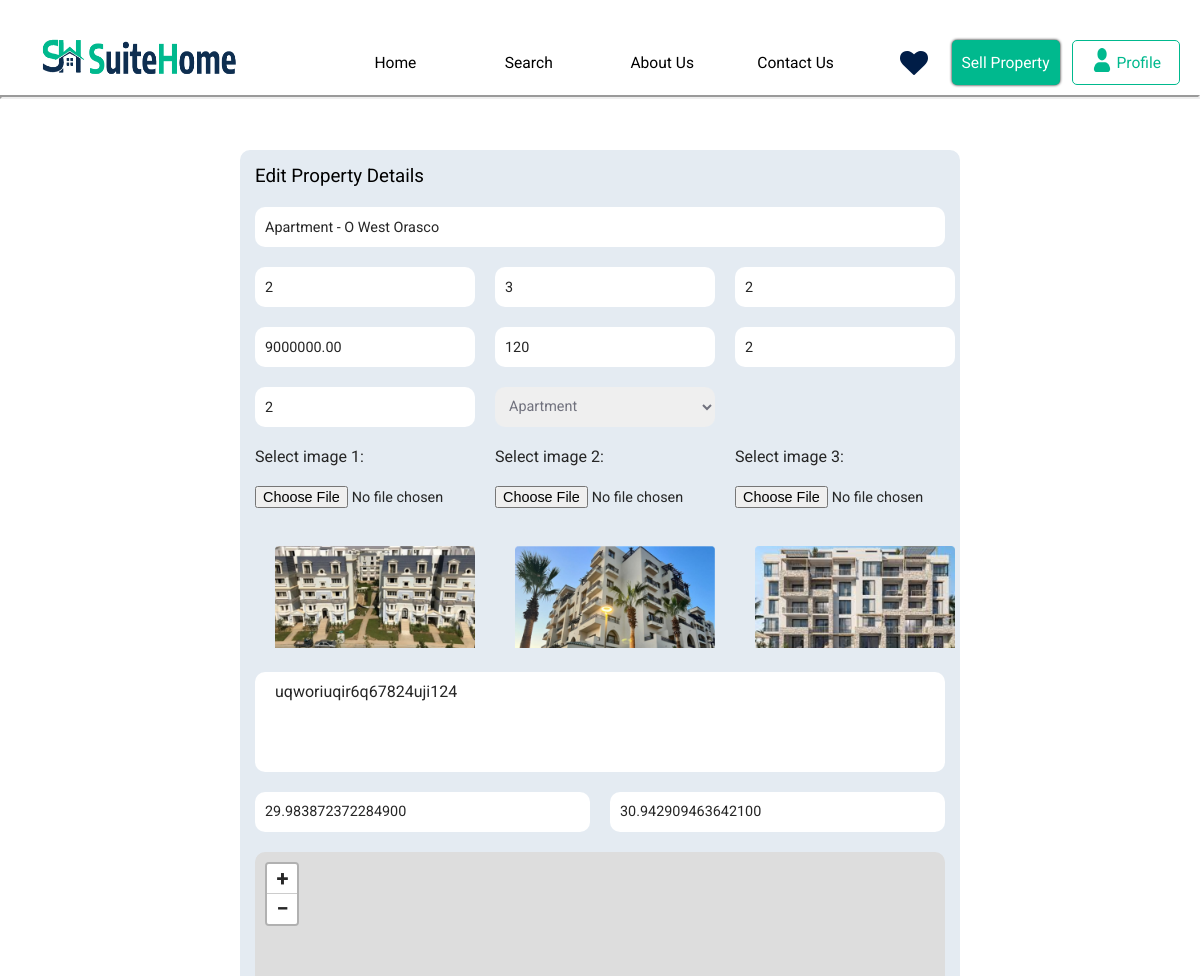
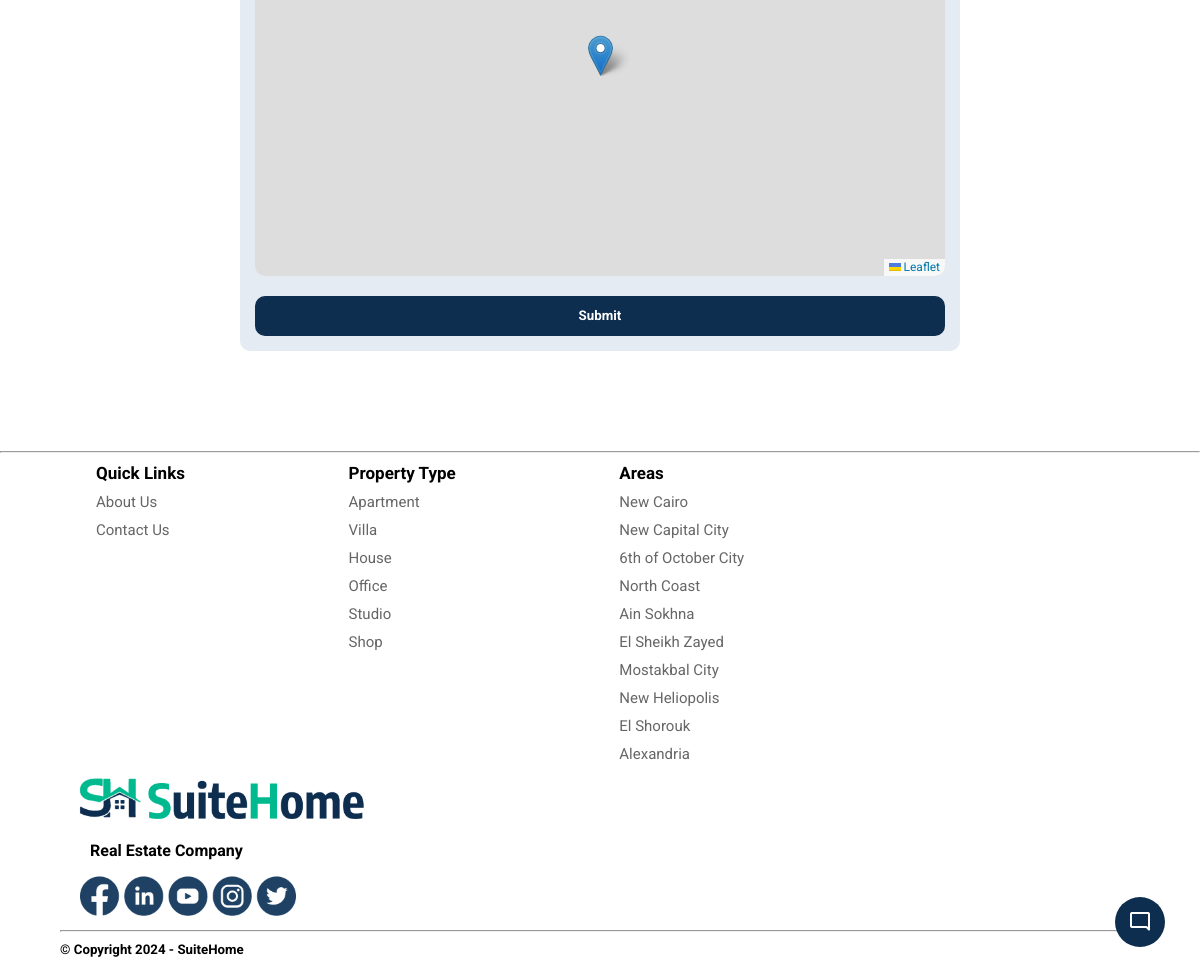
/edit_property/9 (signed in), run on the app's committed database (2 pictures, top to bottom).
### Real_Estate_Portal/models.py (models this page shows, shortened)
class Property(models.Model):
    name = models.CharField(max_length=50)
    price = models.DecimalField(default=0,decimal_places=2,max_digits=10)
    Category=[
    ('APARTMENT','Apartment'),
    ('VILLA','Villa'),
    ('HOUSE','House'),
    ('APARTMENT','Apartment'),
    ('OFFICE','Office'),
    ('STUDIO','Studio'),
    ('SHOP','Shop')
    ]
    category = models.CharField(choices=Category,max_length=10)
    description = models.CharField(max_length=500,default='',blank=True,null=True)
    image1 = models.ImageField(upload_to='images/properties/')
    image2 = models.ImageField(upload_to='images/properties/')
    image3 = models.ImageField(upload_to='images/properties/')
    size = models.PositiveIntegerField(default=1)
    Bathrooms=models.PositiveIntegerField(default=1)
    Bedrooms=models.PositiveIntegerField(default=1)
    seller_ID = models.PositiveIntegerField(default=0,null=True)
    Buy = models.BooleanField(default=False) #0=not sold 1=buy
    city= models.CharField(default='City',max_length=50)
    floor_number = models.PositiveIntegerField(default=1)
    apartment_number = models.PositiveIntegerField(default=1)
    installment_years = models.PositiveIntegerField(default=1)
    longitude= models.DecimalField(default=0,decimal_places=15,max_digits=19)
    latitude= models.DecimalField(default=0,decimal_places=15,max_digits=19)

### Real_Estate_Portal/views.py (the view)
# urls.py: path('edit_property/<int:id>',views.edit_property,name='edit_property'),
def edit_property(request,id):
    if loggedin(request):
        user=request.user
        g=Property.objects.filter(id=id)
        if user.id == g[0].seller_ID:
            x2=["","","","","",""]
            property_type=['APARTMENT','VILLA','HOUSE','OFFICE','STUDIO','SHOP']
            j=0
            for i in property_type:
                if g[0].category == i:
                    x2[j]='selected'
                    break
                j+=1
            x={
                'lat':str(g[0].latitude),
                'lon':str(g[0].longitude)
            }
            properties=Properties_Views(g,request)
            data=json.dumps(x)
            return render(request,'edit_property.html',{'properties':properties,'loggedin':loggedin(request),'data': data,'selection':x2})
        else:
            return redirect('profile')
    else:
        return redirect('sign_up')

### Real_Estate_Portal/views.py (called while the page is built)
def loggedin(request):
    auth=False
    if request.user.is_authenticated:
        auth=True
    return auth

def Properties_Views(g,request):
    properties=[]
    for i in g:
        tmp=[]
        y=str(i.price)
        y=y[::-1]
        z=str(int(((i.price)/(i.installment_years))/12))
        z=z[::-1]
        if len(z)>=7:
         price_per_year_=z[0:3]+','+z[3:6]+','+z[6:]
        else:
         price_per_year_=z[0:3]+','+z[3:]
        if len(y)==5:
            price_=y[3:6]+','+y[6:9]+','+y[9:]
        else:
            price_=y[3:6]+','+y[6:9]+','+y[9:]
        price_=price_[::-1]
        price_per_year_=price_per_year_[::-1]
        tmp.append(i)
        tmp.append(price_)
        tmp.append(price_per_year_)
        properties.append(tmp)
    p = Paginator(properties,4)
    page = request.GET.get('page')
    paging= p.get_page(page)
    return paging

### Real_Estate_Portal/templates/edit_property.html (shortened to what this page needs)
{%load static%}
<!DOCTYPE html>
<html lang="en">
<head>
    <link rel = "stylesheet" href = "http://unpkg.com/leaflet@1.7.1/dist/leaflet.css" />
    <link rel="stylesheet" href="{% static 'sell.css'%}">
</head>
<body>
    {% include 'nav_bar.html' %}
    <main>
        <form method="POST" enctype="multipart/form-data" action="{% url 'update_property' properties.0.0.id %}">
                <h3>Edit Property Details</h3>
                <input type="text" name="name" placeholder="Property Name" value='{{properties.0.0.name}}'required>
                <div class="full_address">
                    <input type="number" name="floor_number" placeholder="Floor Number" value='{{properties.0.0.floor_number}}' required>
                    <input type="number" name="apartment_number" placeholder="Apartment Number" value='{{properties.0.0.apartment_number}}' required>
                    <input type="number" name="Installment_years" placeholder="Installment Years" value='{{properties.0.0.installment_years}}'required>
                    <input type="number" name="price" placeholder="Price" value='{{properties.0.0.price}}' required>
                    <input type="number" name="size" placeholder="Size" value='{{properties.0.0.size}}' required>
                    <input type="number" name="Bathrooms" placeholder="Bathrooms Number" value='{{properties.0.0.Bathrooms}}' required>
                    <input type="number" name="Bedrooms" placeholder="Bedrooms Number" value='{{properties.0.0.Bedrooms}}' required>
                    <select name="category" id="" required>
                        <option {{selection.0}} value="Apartment">Apartment</option>
                    </select>
                    <div id="blank"></div>
                    <label for="img">Select image 1:</label>
                    <label for="img">Select image 2:</label>
                    <label for="img">Select image 3:</label>
                    <input type="file" id="img" name="image1" accept="image/*" src='{{properties.0.0.image1.url}}' onchange="loadFile1(event)">
                    <input type="file" id="img" name="image2" accept="image/*" src='{{properties.0.0.image2.url}}' onchange="loadFile2(event)">
                    <input type="file" id="img" name="image3" accept="image/*" src='{{properties.0.0.image3.url}}' onchange="loadFile3(event)">
                    <div class="upload"><img id="output1" src="{{properties.0.0.image1.url}}"></div>
                    <div class="upload"><img id="output2" src="{{properties.0.0.image2.url}}"></div>
                    <div class="upload"><img id="output3" src="{{properties.0.0.image3.url}}"></div>
                </div>
                <textarea name="description" id="description" cols="30" rows="10" placeholder="Description"required>{{properties.0.0.description}}</textarea>
                <div class="location">
                    <input type="text" name="latitude" id="latitude" value="{{properties.0.0.latitude}}" required>
                    <input type="text" name="longitude" id="longitude" value="{{properties.0.0.longitude}}" placeholder="Longitude" required>
                </div>
                <div id="map"></div>
                <button class="submit" type="submit">Submit</button>
        </form>
    </main>
    {% include 'footer.html' %}
</body>
</html>

### static/sell.css (style rules this page uses)
:root { --dark-blue: #001d47; --light-green: #00b98e; }
* { box-sizing: border-box; font-family: Roboto , sans-serif; margin: 0; }
body { height: auto; margin-bottom: 20px; }
main { display: flex; flex-direction: column; align-items: center; justify-content: space-around; margin-top: 150px; gap: 20px; }
main h3 { color: #56708a; }
main form { background-color: #e4ebf2; width: 60%; padding: 15px; display: flex; flex-direction: column; border-radius: 10px; gap: 20px; }
form * { color: #262626; }
form h3 { color: #000; font-weight: normal; }
form input { height: 40px; border-radius: 10px; border: none; padding-left: 10px; font-size: 1.2vw; width: 100%; background-color: #fff; }
.full_address { display: grid; grid-template-columns: auto auto auto; gap: 20px; width: 100%; border: none; }
.full_address input[type=file] { padding-left: 0px; border-radius: 0px; background: none; }
form select { height: 40px; width: 100%; border-radius: 10px; border: none; padding-left: 10px; color: #70717d; font-size: 1.2vw; }
.upload img { margin-left: 20px; width: 200px; object-fit: scale-down; }
#description { height: 100px; padding-bottom: 60px; resize: none; padding: 10px 0px 0px 20px; font-size: 16px; border-radius: 10px; border: none; }
.location { display: grid; grid-template-columns: auto auto; gap: 20px; border: none; }
.submit { height: 40px; background-color: #0e2e50; border: none; color: #fff; border-radius: 10px; cursor: pointer; transition: box-shadow 0.5s; font-weight: bold; }
#map { width: 100%; height: 400px; border-radius: 10px; z-index: 0; }

### static/nav_bar.css (style rules this page uses)
:root { --dark-blue: #001d47; --light-green: #00b98e; }
* { box-sizing: border-box; font-family: Roboto , sans-serif; margin: 0; }
body { height: auto; margin-bottom: 20px; }

### static/footer.css (style rules this page uses)
:root { --dark-blue: #001d47; --light-green: #00b98e; }
* { box-sizing: border-box; font-family: Roboto , sans-serif; margin: 0; }
body { height: auto; margin-bottom: 20px; }

### data on the page
Property: name "Apartment - O West Orasco", floor_number "2", apartment_number "3", Installment_years "2", price "9000000.00", size "120", Bathrooms "2", Bedrooms "2", image1 (picture), image2 (picture), image3 (picture), description "uqworiuqir6q67824uji124", latitude "29.983872372284900", longitude "30.942909463642100"
